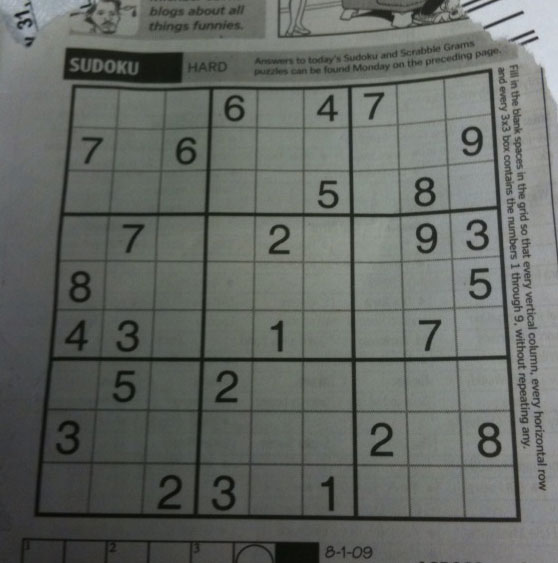
#> input picture vision/sudoku.jpg, 558 x 563 px, found by its file name
$ jupyter execute --allow-errors vision_day1.ipynb   (shell and % lines are left out)   (older library calls are emulated)   (text cells are left out)
#> lines starting #> are read from the running program, lines starting #| are printed output that depends on the picture; after the words box and inside, x2 and y2 are one past the last pixel; in counts of white or black regions, pixels touching at a corner belong together
[cell 1]
import sys
import cv2
import numpy as np
import random

from matplotlib import pyplot as plt

def imshow(tit, image) :
    plt.title(tit)
    if len(image.shape) == 3 :
        plt.imshow(cv2.cvtColor(image, cv2.COLOR_BGR2RGB))
    else :
        plt.imshow(image, cmap="gray")
    plt.show()

[cell 2]
def on_trackbar(pos):
    bsize = pos
    if bsize % 2 == 0: bsize = bsize - 1
    if bsize < 3: bsize = 3

    dst = cv2.adaptiveThreshold(src, 255, cv2.ADAPTIVE_THRESH_GAUSSIAN_C,
                               cv2.THRESH_BINARY, bsize, 5)

    cv2.imshow('dst', dst)


src = cv2.imread('vision/sudoku.jpg', cv2.IMREAD_GRAYSCALE)
#> src: shape (563, 558); min 7, max 218, mean 102.4

if src is None:
    print('Image load failed!')
    sys.exit()

cv2.imshow('src', src)

cv2.namedWindow('dst')
cv2.createTrackbar('Block Size', 'dst', 0, 200, on_trackbar)
cv2.setTrackbarPos('Block Size', 'dst', 11)

cv2.waitKey()
cv2.destroyAllWindows()

[cell 3]
img = cv2.imread('vision/sudoku.jpg', 0)

_, binary = cv2.threshold(img, 127, 255, cv2.THRESH_BINARY)
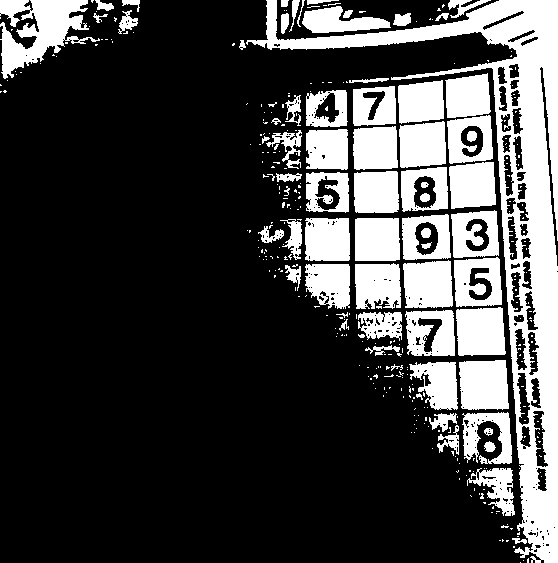
#> binary: shape (563, 558); 26% white; 351 white regions (281 under 20 px), largest, box (x1, y1, x2, y2) and area: (246, 0, 558, 563) 26722, (0, 0, 100, 79) 3842, (459, 360, 509, 410) 2280

imshow('', binary)
#> (the rest of this cell did not finish here and is left out)

[cell 4]
binary3 = cv2.adaptiveThreshold(img, 255, cv2.ADAPTIVE_THRESH_GAUSSIAN_C,
                               cv2.THRESH_BINARY, 11, 5)
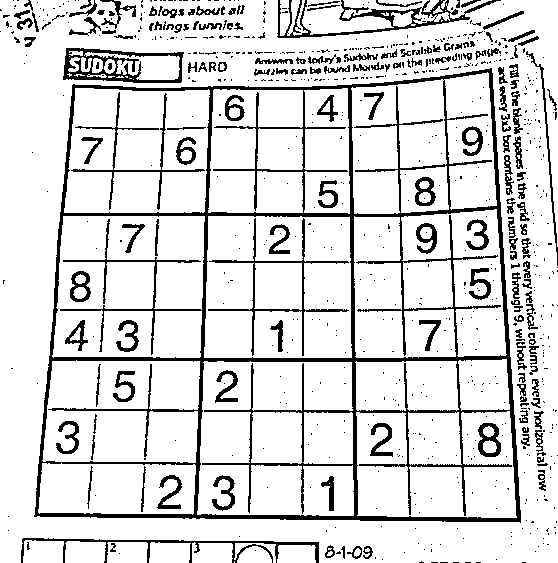
#> binary3: shape (563, 558); 85.6% white; 786 black regions (615 under 20 px), largest, box (x1, y1, x2, y2) and area: (34, 68, 521, 523) 21161, (277, 0, 501, 38) 1728, (63, 48, 184, 83) 1597

imshow("", binary3)

[cell 5]
img = cv2.imread('vision/text.jpg', 0)
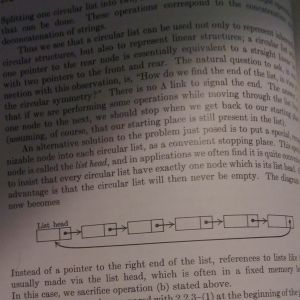
#> input picture vision/text.jpg, 300 x 300 px, found by its file name
#> img: shape (300, 300); min 9, max 171, mean 100.3

_, binary = cv2.threshold(img, 127, 255, cv2.THRESH_BINARY)
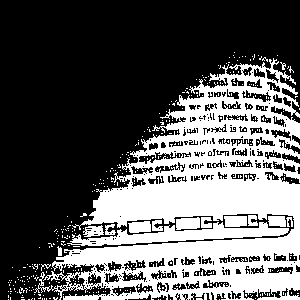
#> binary: shape (300, 300); 36.4% white; 410 white regions (395 under 20 px), largest, box (x1, y1, x2, y2) and area: (34, 58, 300, 300) 28206, (67, 222, 289, 246) 2160, (176, 217, 200, 230) 262

imshow('', binary)
#> (the rest of this cell did not finish here and is left out)

[cell 6]
img = cv2.imread('vision/text.jpg', 0)

binary3 = cv2.adaptiveThreshold(img, 255, cv2.ADAPTIVE_THRESH_GAUSSIAN_C,
                               cv2.THRESH_BINARY, 11, 5)
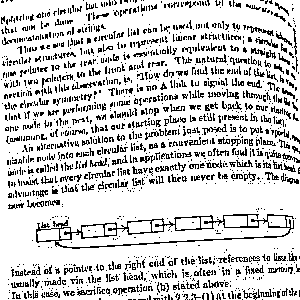
#> binary3: shape (300, 300); 81.2% white; black in thin lines or dots

imshow("", binary3)

[cell 7]
#207
img = cv2.imread('vision/207.png', 0)
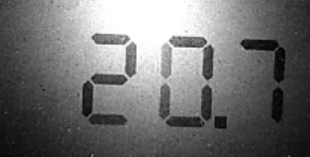
#> input picture vision/207.png, 310 x 157 px, found by its file name
#> img is the input picture: shape (157, 310); min 1, max 255, mean 112.4
imshow("", img)
src_bin = cv2.medianBlur(img, 11)
# src_bin = cv2.morphologyEx(src_bin, cv2.MORPH_CLOSE, None, iterations=1)

binary3 = cv2.adaptiveThreshold(src_bin, 255, cv2.ADAPTIVE_THRESH_GAUSSIAN_C,
                               cv2.THRESH_BINARY, 11, 5)
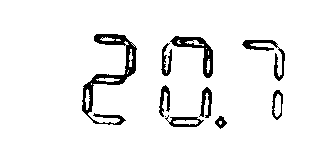
#> binary3: shape (157, 310); 93.6% white; 10 black regions (1 under 20 px), largest, box (x1, y1, x2, y2) and area: (82, 34, 137, 125) 1204, (170, 36, 213, 78) 526, (242, 40, 285, 81) 389

binary3 = 255- binary3
# binary3 = cv2.morphologyEx(binary3, cv2.MORPH_CLOSE, None, iterations=3)

imshow("", binary3)
#circle

[cell 8]
#207
img = cv2.imread('vision/207.png', 0)
imshow("", img)
src_bin = cv2.GaussianBlur(img, (17, 17), 0)
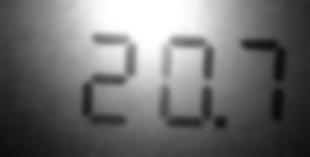
#> src_bin: shape (157, 310); min 12, max 255, mean 112.4
# src_bin = cv2.morphologyEx(src_bin, cv2.MORPH_CLOSE, None, iterations=1)

binary3 = cv2.adaptiveThreshold(src_bin, 255, cv2.ADAPTIVE_THRESH_GAUSSIAN_C,
                               cv2.THRESH_BINARY | cv2.THRESH_BINARY_INV , 21, 5)
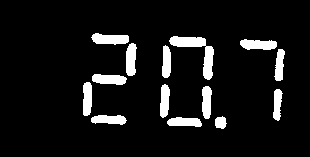
#> binary3: shape (157, 310); 8.4% white; 14 white regions, largest, box (x1, y1, x2, y2) and area: (169, 36, 214, 80) 637, (91, 33, 129, 45) 335, (240, 39, 277, 50) 315

# binary3 = cv2.morphologyEx(binary3, cv2.MORPH_CLOSE, None, iterations=3)

imshow("", binary3)

[cell 9]
img = cv2.imread('vision/circle.png', 0)
#> (the rest of this cell did not finish here and is left out)

[cell 10]
img = cv2.imread('vision/circle.png', 0)
#> (the rest of this cell did not finish here and is left out)

[cell 11]
img = cv2.imread('vision/namecard.png', 0)
#> (the rest of this cell did not finish here and is left out)

[cell 12]
# cap = cv2.VideoCapture("vision/car-overhead-1.avi")  #tennis_ball.mp4
# cap = cv2.VideoCapture("vision/tennis_ball.mp4")  #
cap = cv2.VideoCapture(0)
fgbg = cv2.createBackgroundSubtractorMOG2(varThreshold=100)

while(1):
    ret, frame = cap.read()
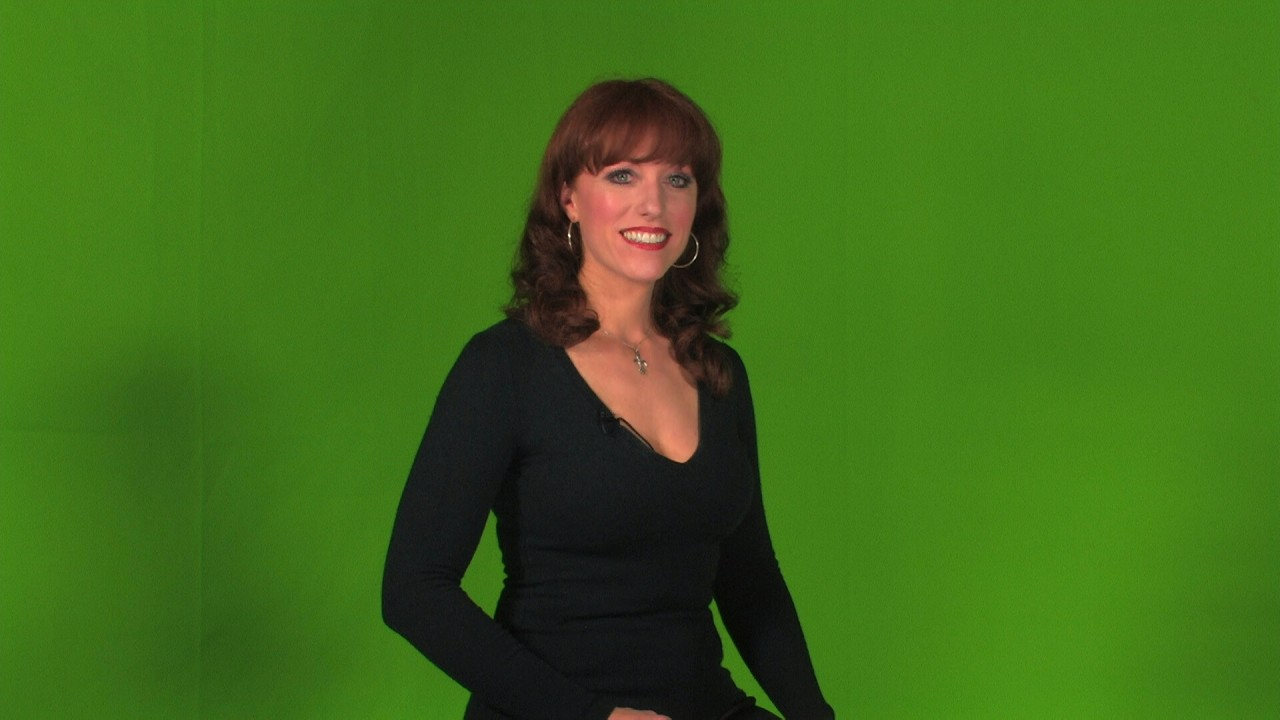
#> input picture croma.jpg, 1280 x 720 px, given in place of the camera
#> frame is the input picture: shape (720, 1280, 3); mean B, G, R 24.7, 107.1, 62.6

    fgmask = fgbg.apply(frame)
#> fgmask: shape (720, 1280); every value is 127

    cv2.imshow('mask',fgmask)
    cv2.imshow('src',frame)

    k = cv2.waitKey(30) & 0xff
#> (key Esc is pressed here)
    if k == 27:
        break

cap.release()
cv2.destroyAllWindows()
